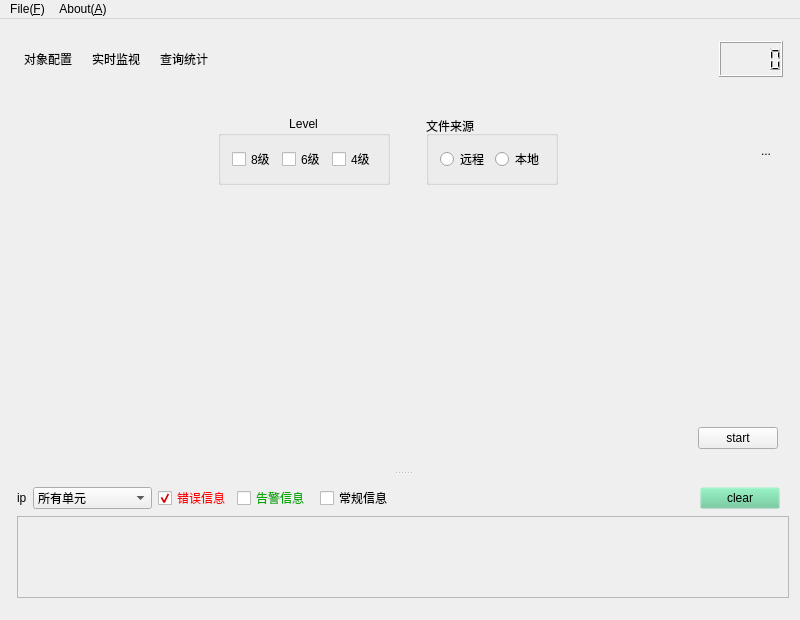
<?xml version="1.0" encoding="UTF-8"?>
<ui version="4.0">
 <class>Home</class>
 <widget class="QMainWindow" name="Home">
  <property name="geometry">
   <rect>
    <x>0</x>
    <y>0</y>
    <width>800</width>
    <height>620</height>
   </rect>
  </property>
  <property name="sizePolicy">
   <sizepolicy hsizetype="Preferred" vsizetype="Preferred">
    <horstretch>0</horstretch>
    <verstretch>0</verstretch>
   </sizepolicy>
  </property>
  <property name="minimumSize">
   <size>
    <width>520</width>
    <height>0</height>
   </size>
  </property>
  <property name="windowTitle">
   <string>qt5JudgeMeaning</string>
  </property>
  <property name="windowIcon">
   <iconset resource="res.qrc">
    <normaloff>:/images/favicon.ico</normaloff>:/images/favicon.ico</iconset>
  </property>
  <widget class="QWidget" name="centralWidget">
   <layout class="QVBoxLayout" name="verticalLayout_5">
    <property name="leftMargin">
     <number>6</number>
    </property>
    <property name="rightMargin">
     <number>0</number>
    </property>
    <item>
     <widget class="QFrame" name="menuFace">
      <property name="styleSheet">
       <string notr="true"/>
      </property>
      <property name="frameShape">
       <enum>QFrame::NoFrame</enum>
      </property>
      <layout class="QHBoxLayout" name="horizontalLayout">
       <item>
        <widget class="QToolButton" name="btngoHome">
         <property name="cursor">
          <cursorShape>ArrowCursor</cursorShape>
         </property>
         <property name="focusPolicy">
          <enum>Qt::NoFocus</enum>
         </property>
         <property name="contextMenuPolicy">
          <enum>Qt::NoContextMenu</enum>
         </property>
         <property name="acceptDrops">
          <bool>true</bool>
         </property>
         <property name="layoutDirection">
          <enum>Qt::LeftToRight</enum>
         </property>
         <property name="styleSheet">
          <string notr="true"/>
         </property>
         <property name="text">
          <string>对象配置</string>
         </property>
         <property name="icon">
          <iconset resource="res.qrc">
           <normaloff>:/images/ubuntu_logo.png</normaloff>:/images/ubuntu_logo.png</iconset>
         </property>
         <property name="iconSize">
          <size>
           <width>42</width>
           <height>42</height>
          </size>
         </property>
         <property name="checkable">
          <bool>false</bool>
         </property>
         <property name="popupMode">
          <enum>QToolButton::InstantPopup</enum>
         </property>
         <property name="toolButtonStyle">
          <enum>Qt::ToolButtonTextUnderIcon</enum>
         </property>
         <property name="autoRaise">
          <bool>true</bool>
         </property>
         <property name="arrowType">
          <enum>Qt::NoArrow</enum>
         </property>
        </widget>
       </item>
       <item>
        <widget class="QToolButton" name="btnSuperVision">
         <property name="focusPolicy">
          <enum>Qt::NoFocus</enum>
         </property>
         <property name="contextMenuPolicy">
          <enum>Qt::NoContextMenu</enum>
         </property>
         <property name="styleSheet">
          <string notr="true"/>
         </property>
         <property name="text">
          <string>实时监视</string>
         </property>
         <property name="icon">
          <iconset resource="res.qrc">
           <normaloff>:/images/alldata_logo.png</normaloff>:/images/alldata_logo.png</iconset>
         </property>
         <property name="iconSize">
          <size>
           <width>42</width>
           <height>42</height>
          </size>
         </property>
         <property name="toolButtonStyle">
          <enum>Qt::ToolButtonTextUnderIcon</enum>
         </property>
         <property name="autoRaise">
          <bool>true</bool>
         </property>
        </widget>
       </item>
       <item>
        <widget class="QToolButton" name="btngoAnalysis">
         <property name="focusPolicy">
          <enum>Qt::NoFocus</enum>
         </property>
         <property name="contextMenuPolicy">
          <enum>Qt::NoContextMenu</enum>
         </property>
         <property name="styleSheet">
          <string notr="true"/>
         </property>
         <property name="text">
          <string>查询统计</string>
         </property>
         <property name="icon">
          <iconset resource="res.qrc">
           <normaloff>:/images/analysis_logo.png</normaloff>:/images/analysis_logo.png</iconset>
         </property>
         <property name="iconSize">
          <size>
           <width>42</width>
           <height>42</height>
          </size>
         </property>
         <property name="toolButtonStyle">
          <enum>Qt::ToolButtonTextUnderIcon</enum>
         </property>
         <property name="autoRaise">
          <bool>true</bool>
         </property>
        </widget>
       </item>
       <item>
        <spacer name="horizontalSpacer">
         <property name="orientation">
          <enum>Qt::Horizontal</enum>
         </property>
         <property name="sizeHint" stdset="0">
          <size>
           <width>461</width>
           <height>20</height>
          </size>
         </property>
        </spacer>
       </item>
       <item>
        <widget class="QLCDNumber" name="timeWidget">
         <property name="minimumSize">
          <size>
           <width>0</width>
           <height>36</height>
          </size>
         </property>
         <property name="font">
          <font>
           <pointsize>18</pointsize>
           <weight>50</weight>
           <bold>false</bold>
           <strikeout>false</strikeout>
          </font>
         </property>
         <property name="mouseTracking">
          <bool>false</bool>
         </property>
         <property name="focusPolicy">
          <enum>Qt::ClickFocus</enum>
         </property>
         <property name="contextMenuPolicy">
          <enum>Qt::NoContextMenu</enum>
         </property>
         <property name="acceptDrops">
          <bool>true</bool>
         </property>
         <property name="styleSheet">
          <string notr="true"/>
         </property>
        </widget>
       </item>
       <item>
        <widget class="QLabel" name="label">
         <property name="text">
          <string>&lt;html&gt;&lt;head/&gt;&lt;body&gt;&lt;p&gt;&lt;img src=&quot;:/images/favicon.ico&quot;/&gt;&lt;/p&gt;&lt;/body&gt;&lt;/html&gt;</string>
         </property>
        </widget>
       </item>
      </layout>
     </widget>
    </item>
    <item>
     <widget class="QSplitter" name="splitter">
      <property name="orientation">
       <enum>Qt::Vertical</enum>
      </property>
      <widget class="QWidget" name="layoutWidget">
       <layout class="QHBoxLayout" name="horizontalLayout_sw">
        <item>
         <widget class="QStackedWidget" name="stackedWidget">
          <property name="minimumSize">
           <size>
            <width>0</width>
            <height>50</height>
           </size>
          </property>
          <property name="currentIndex">
           <number>0</number>
          </property>
          <widget class="QWidget" name="pageHome">
           <layout class="QVBoxLayout" name="verticalLayout">
            <item>
             <layout class="QHBoxLayout" name="horizontalLayout_7">
              <item>
               <spacer name="horizontalSpacer_6">
                <property name="orientation">
                 <enum>Qt::Horizontal</enum>
                </property>
                <property name="sizeHint" stdset="0">
                 <size>
                  <width>78</width>
                  <height>20</height>
                 </size>
                </property>
               </spacer>
              </item>
              <item>
               <widget class="QGroupBox" name="groupBox">
                <property name="title">
                 <string>Level</string>
                </property>
                <property name="alignment">
                 <set>Qt::AlignHCenter|Qt::AlignTop</set>
                </property>
                <layout class="QHBoxLayout" name="horizontalLayout_2">
                 <item>
                  <widget class="QCheckBox" name="level8">
                   <property name="text">
                    <string>8级</string>
                   </property>
                  </widget>
                 </item>
                 <item>
                  <widget class="QCheckBox" name="level6">
                   <property name="text">
                    <string>6级</string>
                   </property>
                  </widget>
                 </item>
                 <item>
                  <widget class="QCheckBox" name="level4">
                   <property name="text">
                    <string>4级</string>
                   </property>
                  </widget>
                 </item>
                </layout>
               </widget>
              </item>
              <item>
               <spacer name="horizontalSpacer_5">
                <property name="orientation">
                 <enum>Qt::Horizontal</enum>
                </property>
                <property name="sizeType">
                 <enum>QSizePolicy::Fixed</enum>
                </property>
                <property name="sizeHint" stdset="0">
                 <size>
                  <width>30</width>
                  <height>20</height>
                 </size>
                </property>
               </spacer>
              </item>
              <item>
               <widget class="QGroupBox" name="fileFrom">
                <property name="title">
                 <string>文件来源</string>
                </property>
                <layout class="QHBoxLayout" name="horizontalLayout_4">
                 <item>
                  <widget class="QRadioButton" name="rbtn_remote">
                   <property name="text">
                    <string>远程</string>
                   </property>
                  </widget>
                 </item>
                 <item>
                  <widget class="QRadioButton" name="rbtn_local">
                   <property name="text">
                    <string>本地</string>
                   </property>
                  </widget>
                 </item>
                </layout>
               </widget>
              </item>
              <item>
               <spacer name="horizontalSpacer_7">
                <property name="orientation">
                 <enum>Qt::Horizontal</enum>
                </property>
                <property name="sizeHint" stdset="0">
                 <size>
                  <width>78</width>
                  <height>20</height>
                 </size>
                </property>
               </spacer>
              </item>
              <item>
               <widget class="QToolButton" name="menuSetup">
                <property name="styleSheet">
                 <string notr="true"/>
                </property>
                <property name="text">
                 <string>...</string>
                </property>
                <property name="icon">
                 <iconset resource="res.qrc">
                  <normaloff>:/setup</normaloff>:/setup</iconset>
                </property>
                <property name="iconSize">
                 <size>
                  <width>23</width>
                  <height>23</height>
                 </size>
                </property>
                <property name="popupMode">
                 <enum>QToolButton::InstantPopup</enum>
                </property>
                <property name="autoRaise">
                 <bool>true</bool>
                </property>
               </widget>
              </item>
             </layout>
            </item>
            <item>
             <spacer name="verticalSpacer">
              <property name="orientation">
               <enum>Qt::Vertical</enum>
              </property>
              <property name="sizeType">
               <enum>QSizePolicy::Expanding</enum>
              </property>
              <property name="sizeHint" stdset="0">
               <size>
                <width>20</width>
                <height>50</height>
               </size>
              </property>
             </spacer>
            </item>
            <item>
             <layout class="QHBoxLayout" name="horizontalLayout_6">
              <item>
               <spacer name="horizontalSpacer_4">
                <property name="orientation">
                 <enum>Qt::Horizontal</enum>
                </property>
                <property name="sizeHint" stdset="0">
                 <size>
                  <width>40</width>
                  <height>20</height>
                 </size>
                </property>
               </spacer>
              </item>
              <item>
               <widget class="QPushButton" name="btnStart">
                <property name="enabled">
                 <bool>true</bool>
                </property>
                <property name="minimumSize">
                 <size>
                  <width>0</width>
                  <height>10</height>
                 </size>
                </property>
                <property name="text">
                 <string>start</string>
                </property>
                <property name="flat">
                 <bool>false</bool>
                </property>
               </widget>
              </item>
             </layout>
            </item>
           </layout>
           <zorder>verticalSpacer</zorder>
          </widget>
          <widget class="QWidget" name="pageLook">
           <layout class="QGridLayout" name="gridLayout_2">
            <item row="0" column="0">
             <widget class="QSplitter" name="splitter_2T">
              <property name="orientation">
               <enum>Qt::Horizontal</enum>
              </property>
              <property name="opaqueResize">
               <bool>true</bool>
              </property>
              <widget class="QWidget" name="layoutWidget">
               <layout class="QVBoxLayout" name="verticalLayout_2">
                <item>
                 <layout class="QHBoxLayout" name="horizontalLayout_9">
                  <item>
                   <widget class="QLineEdit" name="itemInput">
                    <property name="maximumSize">
                     <size>
                      <width>99</width>
                      <height>36</height>
                     </size>
                    </property>
                   </widget>
                  </item>
                  <item>
                   <widget class="QPushButton" name="btnItemLook">
                    <property name="maximumSize">
                     <size>
                      <width>72</width>
                      <height>16777215</height>
                     </size>
                    </property>
                    <property name="text">
                     <string>查找</string>
                    </property>
                   </widget>
                  </item>
                  <item>
                   <widget class="QCheckBox" name="cbDisplayAll">
                    <property name="text">
                     <string>显示所有</string>
                    </property>
                   </widget>
                  </item>
                 </layout>
                </item>
                <item>
                 <widget class="QTabWidget" name="tabWidget_2">
                  <property name="minimumSize">
                   <size>
                    <width>100</width>
                    <height>0</height>
                   </size>
                  </property>
                  <property name="currentIndex">
                   <number>0</number>
                  </property>
                  <widget class="QWidget" name="tabLevel">
                   <attribute name="title">
                    <string>按等级划分</string>
                   </attribute>
                   <layout class="QHBoxLayout" name="horizontalLayout_8">
                    <item>
                     <widget class="QTreeWidget" name="dataTree">
                      <column>
                       <property name="text">
                        <string>exams</string>
                       </property>
                      </column>
                     </widget>
                    </item>
                   </layout>
                  </widget>
                  <widget class="QWidget" name="tabDiff">
                   <attribute name="title">
                    <string>按难度划分</string>
                   </attribute>
                  </widget>
                 </widget>
                </item>
               </layout>
              </widget>
              <widget class="QTableWidget" name="dataTable">
               <property name="sizePolicy">
                <sizepolicy hsizetype="Preferred" vsizetype="Expanding">
                 <horstretch>0</horstretch>
                 <verstretch>0</verstretch>
                </sizepolicy>
               </property>
               <property name="minimumSize">
                <size>
                 <width>200</width>
                 <height>0</height>
                </size>
               </property>
               <property name="maximumSize">
                <size>
                 <width>600</width>
                 <height>16777215</height>
                </size>
               </property>
               <property name="baseSize">
                <size>
                 <width>400</width>
                 <height>0</height>
                </size>
               </property>
               <property name="cursor" stdset="0">
                <cursorShape>PointingHandCursor</cursorShape>
               </property>
               <column>
                <property name="text">
                 <string>content</string>
                </property>
               </column>
               <column>
                <property name="text">
                 <string>optionA</string>
                </property>
               </column>
               <column>
                <property name="text">
                 <string>optionB</string>
                </property>
               </column>
               <column>
                <property name="text">
                 <string>val</string>
                </property>
                <property name="font">
                 <font>
                  <strikeout>false</strikeout>
                 </font>
                </property>
                <property name="textAlignment">
                 <set>AlignHCenter|AlignVCenter|AlignCenter</set>
                </property>
                <property name="foreground">
                 <brush brushstyle="NoBrush">
                  <color alpha="255">
                   <red>0</red>
                   <green>0</green>
                   <blue>0</blue>
                  </color>
                 </brush>
                </property>
               </column>
              </widget>
             </widget>
            </item>
           </layout>
          </widget>
          <widget class="QWidget" name="pageAnalysis">
           <layout class="QVBoxLayout" name="verticalLayout_4">
            <item>
             <widget class="QTabWidget" name="tabWidget">
              <property name="currentIndex">
               <number>0</number>
              </property>
              <widget class="QWidget" name="tab_result">
               <attribute name="title">
                <string>测试结果</string>
               </attribute>
               <widget class="QWidget" name="layoutWidget">
                <property name="geometry">
                 <rect>
                  <x>180</x>
                  <y>50</y>
                  <width>321</width>
                  <height>91</height>
                 </rect>
                </property>
                <layout class="QGridLayout" name="gridLayout">
                 <item row="0" column="0">
                  <widget class="QLabel" name="led1">
                   <property name="text">
                    <string/>
                   </property>
                  </widget>
                 </item>
                 <item row="0" column="1">
                  <widget class="QLabel" name="led2">
                   <property name="text">
                    <string/>
                   </property>
                  </widget>
                 </item>
                 <item row="0" column="2">
                  <widget class="QLabel" name="led3">
                   <property name="text">
                    <string/>
                   </property>
                  </widget>
                 </item>
                 <item row="0" column="3">
                  <widget class="QLabel" name="led4">
                   <property name="text">
                    <string/>
                   </property>
                  </widget>
                 </item>
                 <item row="0" column="4">
                  <widget class="QLabel" name="led5">
                   <property name="text">
                    <string/>
                   </property>
                  </widget>
                 </item>
                 <item row="1" column="0">
                  <widget class="QLabel" name="label_2">
                   <property name="frameShadow">
                    <enum>QFrame::Sunken</enum>
                   </property>
                   <property name="text">
                    <string>Q1</string>
                   </property>
                  </widget>
                 </item>
                 <item row="1" column="1">
                  <widget class="QLabel" name="label_3">
                   <property name="text">
                    <string>Q2</string>
                   </property>
                  </widget>
                 </item>
                 <item row="1" column="2">
                  <widget class="QLabel" name="label_4">
                   <property name="frameShadow">
                    <enum>QFrame::Sunken</enum>
                   </property>
                   <property name="text">
                    <string>Q3</string>
                   </property>
                  </widget>
                 </item>
                 <item row="1" column="4">
                  <widget class="QLabel" name="label_5">
                   <property name="frameShadow">
                    <enum>QFrame::Sunken</enum>
                   </property>
                   <property name="text">
                    <string>Q5</string>
                   </property>
                  </widget>
                 </item>
                 <item row="1" column="3">
                  <widget class="QLabel" name="label_6">
                   <property name="text">
                    <string>Q4</string>
                   </property>
                  </widget>
                 </item>
                </layout>
               </widget>
               <widget class="QLabel" name="ResAssess">
                <property name="geometry">
                 <rect>
                  <x>300</x>
                  <y>210</y>
                  <width>80</width>
                  <height>30</height>
                 </rect>
                </property>
                <property name="minimumSize">
                 <size>
                  <width>80</width>
                  <height>30</height>
                 </size>
                </property>
                <property name="text">
                 <string>info</string>
                </property>
               </widget>
              </widget>
              <widget class="QWidget" name="tab_history">
               <attribute name="title">
                <string>历史检索</string>
               </attribute>
              </widget>
             </widget>
            </item>
           </layout>
          </widget>
         </widget>
        </item>
       </layout>
      </widget>
      <widget class="QWidget" name="layoutWidget">
       <layout class="QVBoxLayout" name="verticalLayout_3">
        <item>
         <layout class="QHBoxLayout" name="horizontalLayout_loginfo">
          <property name="rightMargin">
           <number>9</number>
          </property>
          <item>
           <widget class="QLabel" name="label_7">
            <property name="minimumSize">
             <size>
              <width>8</width>
              <height>0</height>
             </size>
            </property>
            <property name="text">
             <string>ip</string>
            </property>
           </widget>
          </item>
          <item>
           <widget class="QComboBox" name="selectIp">
            <property name="baseSize">
             <size>
              <width>20</width>
              <height>0</height>
             </size>
            </property>
            <item>
             <property name="text">
              <string>所有单元</string>
             </property>
            </item>
            <item>
             <property name="text">
              <string>1,192.168.1.105</string>
             </property>
            </item>
            <item>
             <property name="text">
              <string>2,192.168.2.105</string>
             </property>
            </item>
           </widget>
          </item>
          <item>
           <widget class="QCheckBox" name="cbError">
            <property name="styleSheet">
             <string notr="true">color:rgb(255, 0, 0)</string>
            </property>
            <property name="text">
             <string>错误信息</string>
            </property>
            <property name="checked">
             <bool>true</bool>
            </property>
           </widget>
          </item>
          <item>
           <widget class="QCheckBox" name="cbWarn">
            <property name="styleSheet">
             <string notr="true">color: rgb(0, 170, 0);</string>
            </property>
            <property name="text">
             <string>告警信息 </string>
            </property>
           </widget>
          </item>
          <item>
           <widget class="QCheckBox" name="cbInfo">
            <property name="text">
             <string>常规信息</string>
            </property>
           </widget>
          </item>
          <item>
           <spacer name="horizontalSpacer_2">
            <property name="orientation">
             <enum>Qt::Horizontal</enum>
            </property>
            <property name="sizeHint" stdset="0">
             <size>
              <width>40</width>
              <height>20</height>
             </size>
            </property>
           </spacer>
          </item>
          <item>
           <widget class="QPushButton" name="pushButton">
            <property name="styleSheet">
             <string notr="true">background-color:rgb(100, 200, 150,0);</string>
            </property>
            <property name="text">
             <string>clear</string>
            </property>
           </widget>
          </item>
         </layout>
        </item>
        <item>
         <widget class="QScrollArea" name="scrollLog">
          <property name="widgetResizable">
           <bool>true</bool>
          </property>
          <widget class="QWidget" name="scrollAreaWidgetContents">
           <property name="geometry">
            <rect>
             <x>0</x>
             <y>0</y>
             <width>790</width>
             <height>89</height>
            </rect>
           </property>
          </widget>
         </widget>
        </item>
       </layout>
      </widget>
     </widget>
    </item>
   </layout>
  </widget>
  <widget class="QMenuBar" name="menuBar">
   <property name="geometry">
    <rect>
     <x>0</x>
     <y>0</y>
     <width>800</width>
     <height>20</height>
    </rect>
   </property>
   <widget class="QMenu" name="menuFile_F">
    <property name="title">
     <string>File(&amp;F)</string>
    </property>
    <addaction name="action_select"/>
    <addaction name="action_recent"/>
   </widget>
   <widget class="QMenu" name="menuAbout_A">
    <property name="title">
     <string>About(&amp;A)</string>
    </property>
    <addaction name="action_manual"/>
    <addaction name="action_appV"/>
    <addaction name="action_qtV"/>
   </widget>
   <addaction name="menuFile_F"/>
   <addaction name="menuAbout_A"/>
  </widget>
  <action name="action_select">
   <property name="icon">
    <iconset resource="res.qrc">
     <normaloff>:/images/data_pos.png</normaloff>:/images/data_pos.png</iconset>
   </property>
   <property name="text">
    <string>导入文件</string>
   </property>
  </action>
  <action name="action_manual">
   <property name="icon">
    <iconset resource="res.qrc">
     <normaloff>:/images/pdf_logo.png</normaloff>:/images/pdf_logo.png</iconset>
   </property>
   <property name="text">
    <string>用户手册</string>
   </property>
  </action>
  <action name="action_appV">
   <property name="icon">
    <iconset resource="res.qrc">
     <normaloff>:/images/favicon.ico</normaloff>:/images/favicon.ico</iconset>
   </property>
   <property name="text">
    <string>版本信息</string>
   </property>
  </action>
  <action name="action_qtV">
   <property name="icon">
    <iconset resource="res.qrc">
     <normaloff>:/usr/share/qt5/doc/global/template/images/Qt-logo.png</normaloff>:/usr/share/qt5/doc/global/template/images/Qt-logo.png</iconset>
   </property>
   <property name="text">
    <string>which Qt?</string>
   </property>
  </action>
  <action name="action_recent">
   <property name="text">
    <string>最近打开的文件</string>
   </property>
  </action>
  <action name="action_serverIP">
   <property name="icon">
    <iconset resource="res.qrc">
     <normaloff>:/images/ubuntu_logo.png</normaloff>:/images/ubuntu_logo.png</iconset>
   </property>
   <property name="text">
    <string>服务器IP管理及配置</string>
   </property>
   <property name="toolTip">
    <string>服务器IP管理及配置</string>
   </property>
  </action>
 </widget>
 <layoutdefault spacing="6" margin="11"/>
 <resources>
  <include location="res.qrc"/>
 </resources>
 <connections/>
</ui>
